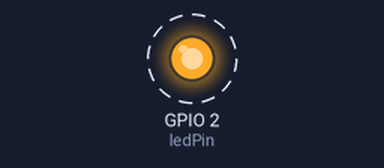
Simulated run of this sketch. Board: ESP32. On the bench: output pins drawn as LEDs (lit = HIGH). Dashed ring = blinking. What the sketch prints to the serial monitor is not drawn.

Above: at 0.5 s.
Timing chart, 0 to 4.6 s (numbered marks = the images above):
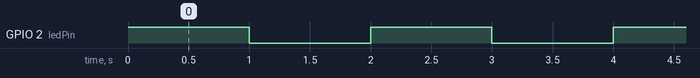

Measured:
- by itself, GPIO 2 (ledPin): alternates HIGH for 1.0 s and LOW for 1.0 s

The sketch:

led.ino
```cpp
// Definimos el pin del LED azul en el ESP32.
const int ledPin = 2;

void setup() {
  // Inicializa la comunicación serie para ver mensajes en el Monitor Serie
  Serial.begin(115200);

  // Configura el pin del LED como salida (OUTPUT),
  // para poder encenderlo y apagarlo desde el código.
  pinMode(ledPin, OUTPUT);
}

void loop() {
  // Enciende el LED (HIGH = 3.3V en el pin)
  digitalWrite(ledPin, HIGH);
  Serial.println("LED encendido");  // Mensaje al Monitor Serie
  delay(1000);                      // Espera 1 segundo

  // Apaga el LED (LOW = 0V en el pin)
  digitalWrite(ledPin, LOW);
  Serial.println("LED apagado");    // Mensaje al Monitor Serie
  delay(1000);                      // Espera 1 segundo
}
```
